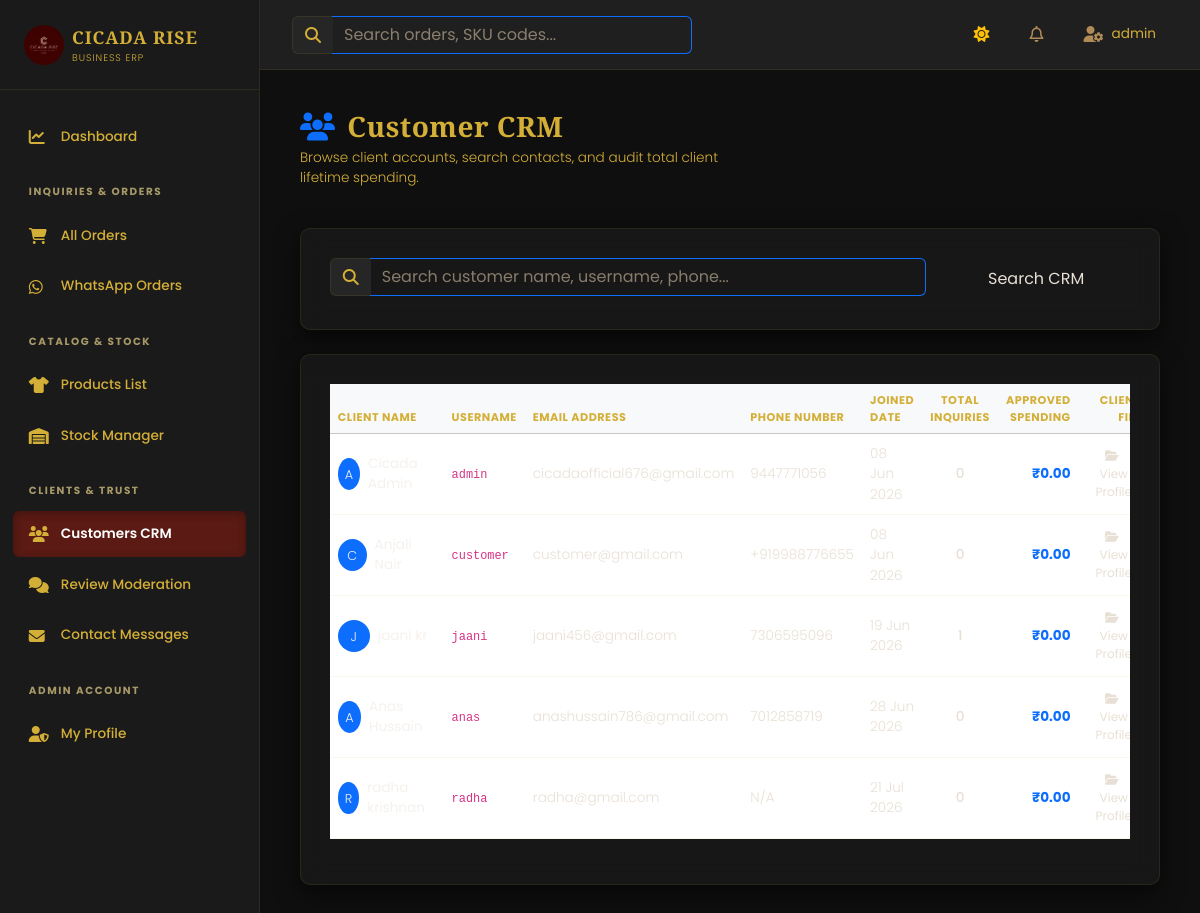
Screenshot of /dashboard/customers/ (signed in) with the database file from the repository.
### store/models.py (models this page shows, shortened)
class CustomerProfile(models.Model):
    user = models.OneToOneField(User, on_delete=models.CASCADE, related_name='profile')
    phone = models.CharField(max_length=15, blank=True)
    address = models.TextField(blank=True)
    city = models.CharField(max_length=100, blank=True)
    state = models.CharField(max_length=100, blank=True)
    pin_code = models.CharField(max_length=10, blank=True)
    @property
    def total_spending(self):
        completed_orders = self.user.orders.filter(status='Delivered')
        if not completed_orders.exists():
            completed_orders = self.user.orders.filter(status__in=['Confirmed', 'Shipped', 'Delivered'])
        return sum(o.total_amount for o in completed_orders)

### store/views.py (the view, shortened to what this page needs)
# urls.py: path('dashboard/customers/', views.dashboard_customers, name='dashboard_customers'),
@staff_required
def dashboard_customers(request):
    query = request.GET.get('q', '')
    customers = CustomerProfile.objects.select_related('user').annotate(
        orders_count=Count('user__orders', distinct=True)
    )
    return render(request, 'store/dashboard/customers.html', {
        'customers': customers,
        'query': query,
    })

### store/context_processors.py (called while the page is built)
def cart_and_wishlist(request):
    if request.user.is_authenticated:
        cart, created = Cart.objects.get_or_create(user=request.user)
        cart_count = cart.items_count
        wishlist_count = Wishlist.objects.filter(user=request.user).count()
    else:
        cart_count = 0
        wishlist_count = 0
    return {
        'cart_count': cart_count,
        'wishlist_count': wishlist_count
    }

### store/models.py (called while the page is built)
    @property
    def items_count(self):
        return sum(item.quantity for item in self.items.all())

### store/views.py (called while the page is built)
def staff_required(view_func):
    @wraps(view_func)
    def _wrapped_view(request, *args, **kwargs):
        if not request.user.is_authenticated:
            return redirect('login')
        if not request.user.is_staff:
            messages.error(request, "Access Denied: Staff credentials required.")
            return redirect('home')
        return view_func(request, *args, **kwargs)
    return _wrapped_view

### store/templates/store/dashboard/customers.html
{% extends 'store/dashboard/base.html' %}
{% load static %}
{% block dashboard_content %}
<div class="row mb-4 align-items-center">
    <div class="col-sm-6">
        <h2 class="font-display h3 mb-1"><i class="fa-solid fa-users text-primary me-1"></i> Customer CRM</h2>
        <p class="text-secondary" style="font-size:0.85rem;">Browse client accounts, search contacts, and audit total client lifetime spending.</p>
    </div>
</div>
<div class="glass-card mb-4">
    <form method="GET" class="row g-3" id="crm-search-form">
        <div class="col-md-9">
            <div class="input-group">
                <span class="input-group-text bg-transparent border-end-0 border-primary" style="color:var(--accent);"><i class="fa-solid fa-magnifying-glass"></i></span>
                <input type="text" name="q" value="{{ query }}" class="form-control border-start-0 border-primary bg-transparent text-white" placeholder="Search customer name, username, phone..." id="search-crm-input">
            </div>
        </div>
        <div class="col-md-3">
            <button class="btn btn-premium w-100 py-2" type="submit" id="crm-search-submit-btn">Search CRM</button>
        </div>
    </form>
</div>
<div class="glass-card">
    <div class="table-responsive">
        <table class="table align-middle table-hover" style="font-size: 0.85rem;">
            <thead>
                <tr class="table-light">
                    <th>Client Name</th>
                    <th>Username</th>
                    <th>Email Address</th>
                    <th>Phone Number</th>
                    <th>Joined Date</th>
                    <th class="text-center">Total Inquiries</th>
                    <th class="text-end">Approved Spending</th>
                    <th class="text-end">Client File</th>
                </tr>
            </thead>
            <tbody>
                {% for profile in customers %}
                    <tr id="crm-row-{{ profile.id }}">
                        <td>
                            <div class="d-flex align-items-center">
                                <div class="rounded-circle bg-primary text-white d-flex justify-content-center align-items-center me-2" style="width: 32px; height: 32px; font-size:0.8rem;">
                                    {{ profile.user.username|slice:":1"|upper }}
                                </div>
                                <strong class="text-white">{{ profile.user.first_name }} {{ profile.user.last_name }}</strong>
                            </div>
                        </td>
                        <td><code>{{ profile.user.username }}</code></td>
                        <td>{{ profile.user.email }}</td>
                        <td>{{ profile.phone|default:'N/A' }}</td>
                        <td>{{ profile.user.date_joined|date:"d M Y" }}</td>
                        <td class="text-center fw-medium">{{ profile.orders_count }}</td>
                        <td class="text-end text-primary fw-bold">₹{{ profile.total_spending|floatformat:2 }}</td>
                        <td class="text-end">
                            <a href="{% url 'dashboard_customer_detail' profile.id %}" class="btn btn-sm btn-premium-outline py-1 px-2" style="font-size:0.75rem;" id="crm-file-btn-{{ profile.id }}">
                                <i class="fa-solid fa-folder-open me-1"></i> View Profile
                            </a>
                        </td>
                    </tr>
                {% empty %}
                    <tr>
                        <td colspan="8" class="text-center text-muted py-4">No client files found in database.</td>
                    </tr>
                {% endfor %}
            </tbody>
        </table>
    </div>
</div>
{% endblock %}

### store/templates/store/dashboard/base.html (shortened to what this page needs)
{% load static %}
<!DOCTYPE html>
<html lang="en" x-data="{
    darkMode: true,
    initTheme() {
        const saved = localStorage.getItem('dashboard-theme');
        this.darkMode = saved ? JSON.parse(saved) : true;
    },
    toggleTheme() {
        this.darkMode = !this.darkMode;
        localStorage.setItem('dashboard-theme', JSON.stringify(this.darkMode));
    }
}" x-init="initTheme()" :class="{'dark-theme': darkMode, 'light-theme': !darkMode}">
<head>
    <link href="https://cdn.jsdelivr.net/npm/bootstrap@5.3.2/dist/css/bootstrap.min.css" rel="stylesheet">
    <link href="https://cdnjs.cloudflare.com/ajax/libs/font-awesome/6.4.2/css/all.min.css" rel="stylesheet">
</head>
<body>
    <div class="sidebar" id="sidebar-drawer">
        <div class="sidebar-brand d-flex align-items-center">
            <img src="{% static 'store/images/logo.jpg' %}" alt="Cicada Rise Logo" class="rounded-circle me-2">
            <div>
                <span class="font-display fw-bold text-uppercase" style="font-size: 1.1rem; letter-spacing:0.05em; color:var(--accent);">Cicada Rise</span>
                <span class="d-block text-secondary" style="font-size:0.6rem; letter-spacing:0.1em; text-transform:uppercase;">Business ERP</span>
            </div>
        </div>
        <div class="sidebar-menu">
            <a href="{% url 'admin_dashboard' %}" class="menu-item {% if request.resolver_match.url_name == 'admin_dashboard' %}active{% endif %}" id="menu-overview">
                <i class="fa-solid fa-chart-line"></i> Dashboard
            </a>
            <div class="menu-label">Inquiries & Orders</div>
            <a href="{% url 'dashboard_orders' %}" class="menu-item {% if request.resolver_match.url_name == 'dashboard_orders' and not is_whatsapp_view %}active{% endif %}" id="menu-all-orders">
                <i class="fa-solid fa-cart-shopping"></i> All Orders
            </a>
            <a href="{% url 'dashboard_whatsapp_orders' %}" class="menu-item {% if request.resolver_match.url_name == 'dashboard_whatsapp_orders' or is_whatsapp_view %}active{% endif %}" id="menu-whatsapp-orders">
                <i class="fa-brands fa-whatsapp"></i> WhatsApp Orders
            </a>
            <div class="menu-label">Catalog & Stock</div>
            <a href="{% url 'dashboard_products' %}" class="menu-item {% if request.resolver_match.url_name == 'dashboard_products' %}active{% endif %}" id="menu-products">
                <i class="fa-solid fa-shirt"></i> Products List
            </a>
            <a href="{% url 'dashboard_inventory' %}" class="menu-item {% if request.resolver_match.url_name == 'dashboard_inventory' %}active{% endif %}" id="menu-inventory">
                <i class="fa-solid fa-warehouse"></i> Stock Manager
            </a>
            <div class="menu-label">Clients & Trust</div>
            <a href="{% url 'dashboard_customers' %}" class="menu-item {% if request.resolver_match.url_name == 'dashboard_customers' or request.resolver_match.url_name == 'dashboard_customer_detail' %}active{% endif %}" id="menu-customers">
                <i class="fa-solid fa-users"></i> Customers CRM
            </a>
            <a href="{% url 'dashboard_reviews' %}" class="menu-item {% if request.resolver_match.url_name == 'dashboard_reviews' %}active{% endif %}" id="menu-reviews">
                <i class="fa-solid fa-comments"></i> Review Moderation
            </a>
            <a href="{% url 'dashboard_contacted_users' %}" class="menu-item {% if request.resolver_match.url_name == 'dashboard_contacted_users' %}active{% endif %}" id="menu-contacts">
                <i class="fa-solid fa-envelope"></i> Contact Messages
            </a>
            <div class="menu-label">Admin Account</div>
            <a href="{% url 'dashboard_admin_profile' %}" class="menu-item {% if request.resolver_match.url_name == 'dashboard_admin_profile' %}active{% endif %}" id="menu-admin-profile">
                <i class="fa-solid fa-user-shield"></i> My Profile
            </a>
        </div>
    </div>
    <div class="topbar">
        <div class="d-flex align-items-center" style="max-width: 400px; width: 100%;">
            <div class="input-group">
                <span class="input-group-text bg-transparent border-end-0 border-primary" style="color:var(--accent);"><i class="fa-solid fa-magnifying-glass"></i></span>
                <input type="text" class="form-control border-start-0 border-primary bg-transparent text-white" placeholder="Search orders, SKU codes..." onkeyup="if(event.key === 'Enter') window.location.href='/dashboard/orders/?q='+this.value;" id="topbar-search-input">
            </div>
        </div>
        <div class="d-flex align-items-center gap-3">
            <button class="btn btn-outline-secondary border-0" @click="toggleTheme()" id="theme-toggle-btn" title="Toggle Theme Mode">
                <i class="fa-solid" :class="darkMode ? 'fa-sun text-warning' : 'fa-moon text-primary'"></i>
            </button>
            <div class="dropdown">
                <button class="btn btn-outline-secondary border-0 position-relative" type="button" data-bs-toggle="dropdown" id="notification-bell">
                    <i class="fa-regular fa-bell"></i>
                </button>
            </div>
            <div class="dropdown">
                <button class="btn btn-outline-secondary border-0 d-flex align-items-center gap-2" type="button" data-bs-toggle="dropdown" id="profile-dropdown-btn">
                    <i class="fa-solid fa-user-gear"></i>
                    <span class="d-none d-md-inline" style="font-size:0.85rem;">{{ user.username }}</span>
                </button>
            </div>
        </div>
    </div>
    <div class="main-content">
        {% block dashboard_content %}{% endblock %}
    </div>
</body>
</html>

### store/templates/store/dashboard/base.html (style rules this page uses)
:root { --primary: #5B1A14; --secondary: #8B4513; --accent: #D4AF37; --success: #6B8E23; --font-heading: 'Playfair Display', serif; --font-body: 'Poppins', sans-serif; --transition-speed: 0.3s; }
.dark-theme { --bg-main: #0F0F0F; --bg-secondary: #1A1A1A; --bg-panel: #1F1F1F; --bg-input: #262626; --text-main: #F5F1ED; --text-secondary: #D4AF37; --text-muted: #A89968; --border-color: rgba(212, 175, 55, 0.1); --glass-bg: rgba(25, 25, 25, 0.8); --shadow: 0 8px 24px rgba(0, 0, 0, 0.6); }
* { transition: background-color var(--transition-speed), color var(--transition-speed), border-color var(--transition-speed); }
html, body { background-color: var(--bg-main); color: var(--text-main); font-family: var(--font-body); font-weight: 300; margin: 0; padding: 0; }
h1, h2, h3, h4, h5, h6, .font-display { font-family: var(--font-heading); color: var(--text-secondary); font-weight: 600; letter-spacing: 0.5px; }
p, a, span, li, label { color: var(--text-main); }
.sidebar { position: fixed; top: 0; bottom: 0; left: 0; width: 260px; background-color: var(--bg-secondary); border-right: 1px solid var(--border-color); z-index: 1000; padding-top: 1.5rem; transition: transform var(--transition-speed); }
.sidebar-brand { padding: 0 1.5rem 1.5rem 1.5rem; border-bottom: 1px solid var(--border-color); }
.sidebar-brand img { width: 40px; height: 40px; object-fit: cover; border-radius: 50%; }
.sidebar-brand span { color: var(--text-secondary); }
.sidebar-menu { padding: 1.5rem 0.8rem; overflow-y: auto; height: calc(100vh - 140px); }
.menu-label { font-size: 0.65rem; text-transform: uppercase; letter-spacing: 0.15em; color: var(--text-muted); padding-left: 1rem; margin-bottom: 0.8rem; margin-top: 1.5rem; font-weight: 700; }
.menu-item { display: flex; align-items: center; padding: 0.8rem 1rem; color: var(--text-muted); text-decoration: none; border-radius: 6px; font-size: 0.85rem; margin-bottom: 0.3rem; transition: all var(--transition-speed); font-weight: 500; }
.menu-item i { width: 20px; font-size: 1rem; margin-right: 0.75rem; color: var(--accent); }
.menu-item.active { background-color: var(--primary); color: #FFFFFF; font-weight: 600; box-shadow: inset 0 2px 8px rgba(0, 0, 0, 0.3); }
.menu-item.active i { color: var(--accent); }
.topbar { margin-left: 260px; height: 70px; background-color: var(--bg-panel); border-bottom: 1px solid var(--border-color); display: flex; align-items: center; justify-content: space-between; padding: 0 2rem; position: sticky; top: 0; z-index: 900; }
.topbar h5, .topbar span { color: var(--text-secondary); }
.main-content { margin-left: 260px; padding: 2.5rem; min-height: calc(100vh - 70px); background-color: var(--bg-main); }
.glass-card { background-color: var(--glass-bg); backdrop-filter: blur(12px); -webkit-backdrop-filter: blur(12px); border: 1px solid var(--border-color); box-shadow: var(--shadow); border-radius: 10px; padding: 1.8rem; margin-bottom: 1.8rem; transition: transform 0.3s ease, box-shadow 0.3s ease, background-color var(--transition-speed); }
.form-control, .form-select { background-color: var(--bg-input); border: 1px solid var(--border-color); color: var(--text-main) !important; border-radius: 6px; font-family: var(--font-body); transition: all var(--transition-speed); }
.form-control::placeholder { color: var(--text-muted); opacity: 0.7; }
.table { color: var(--text-main); }
.table thead { background-color: var(--bg-input); border-color: var(--border-color); }
.table thead th { color: var(--text-secondary); font-weight: 700; text-transform: uppercase; font-size: 0.7rem; letter-spacing: 0.5px; }
.table tbody tr { border-color: var(--border-color); }
.dark-theme .table tbody td, .dark-theme .table tbody th { color: #E8E0D5; }
.dark-theme .form-control, .dark-theme .form-select { color: #E8E0D5 !important; }
.dark-theme .form-control::placeholder { color: #B8A890; }
.dark-theme .btn { color: #E8E0D5; }
.dark-theme .btn-outline-secondary { color: #B08A57; border-color: #3F3F3F; }
.dark-theme .text-secondary { color: #D4AF37 !important; }
.dark-theme a { color: #D4AF37; }
.dark-theme .input-group-text { background-color: var(--bg-input) !important; border-color: var(--border-color) !important; color: var(--accent) !important; }
.dark-theme .text-white { color: var(--text-main) !important; }

### rows the page displays
CustomerProfile: user.username "A", user.username "admin", user.email "cicadaofficial676@gmail.com", phone "9447771056", user.date_joined "08 Jun 2026", orders_count "0", total_spending "0.00"
CustomerProfile: user.username "C", user.username "customer", user.email "customer@gmail.com", phone "+919988776655", user.date_joined "08 Jun 2026", orders_count "0", total_spending "0.00"
CustomerProfile: user.username "J", user.username "jaani", user.email "jaani456@gmail.com", phone "7306595096", user.date_joined "19 Jun 2026", orders_count "1", total_spending "0.00"
CustomerProfile: user.username "A", user.username "anas", user.email "anashussain786@gmail.com", phone "7012858719", user.date_joined "28 Jun 2026", orders_count "0", total_spending "0.00"
CustomerProfile: user.username "R", user.username "radha", user.email "radha@gmail.com", phone "N/A", user.date_joined "21 Jul 2026", orders_count "0", total_spending "0.00"

### other values shown
{{ user.username }} "admin"
